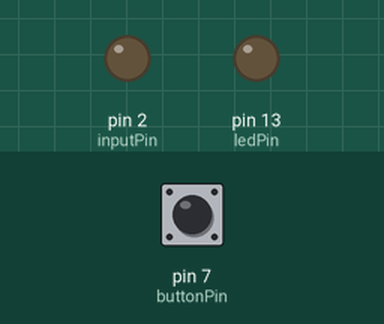
A sketch run on a simulated Arduino Uno, built with avr-gcc and run on an emulated ATmega328P. Shown: output pins drawn as LEDs (lit = HIGH). Inputs (shaded band) come from the test bench; at power-on: pin 7 (buttonPin) LOW.

Above: at 1.2 s.
1.3 s: pin 7 (buttonPin) pulled HIGH for 0.15 s
At 2.7 s:
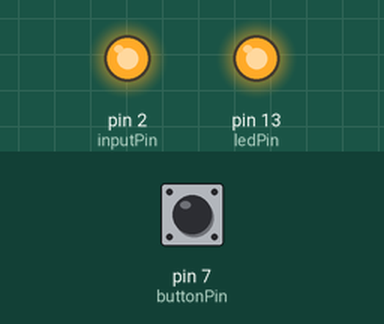
3.0 s: pin 7 (buttonPin) pulled HIGH for 1 s
At 3.8 s:
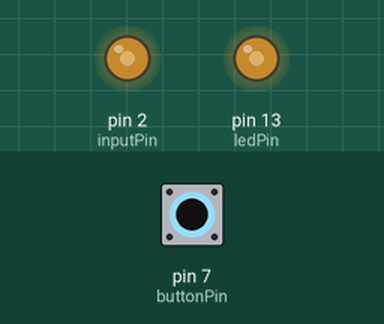
5.5 s: pin 7 (buttonPin) pulled HIGH for 3.2 s
At 9.9 s:
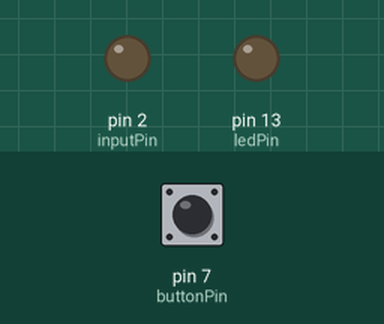
Timing chart, 0 to 11.4 s (numbered marks = the images above; inputs shaded):
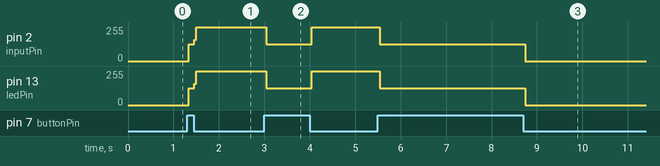

Measured:
- after the input at 1.3 s, pin 2 (inputPin): 0/255 → 126/255 at once, → 255/255 0.12 s later; pin 13 (ledPin): 0/255 → 127/255 at once, → 255/255 0.12 s later
- after the input at 3.0 s, pin 2 (inputPin): 255/255 → 126/255 at once, → 255/255 1.0 s later; pin 13 (ledPin): 255/255 → 127/255 at once, → 255/255 1.0 s later
- after the input at 5.5 s, pin 2 (inputPin): 255/255 → 126/255 at once, → 0/255 3.2 s later; pin 13 (ledPin): 255/255 → 127/255 at once, → 0/255 3.2 s later

The sketch:

sketch_sep23a.ino
```cpp
int buttonPin = 7;
int ledPin = 13;
int inputPin = 2;

boolean on=false;
int buttonState = 0;


void setup() {
  pinMode(ledPin, OUTPUT);
  pinMode(inputPin, OUTPUT);

  pinMode(buttonPin, INPUT);

}

void loop() {
  buttonState = digitalRead(buttonPin);
  if (buttonState == HIGH){
    if(on==true){
      on=false;
    }else{
      on=true;
    }
  }
 if (on == true){
  digitalWrite(ledPin, HIGH); //turn on
 }else{
  digitalWrite(ledPin, LOW);//turn off
  }
 delay(0);

  if (on == true){
  digitalWrite(inputPin, HIGH); //turn on
 }else{
  digitalWrite(inputPin, LOW);//turn off
  }
}
```
